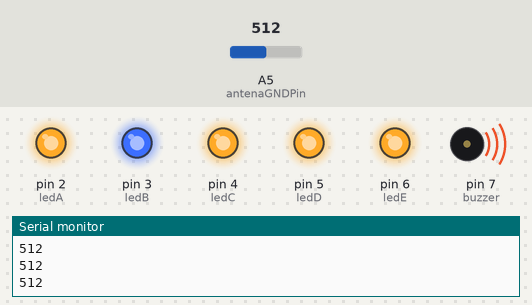
The sketch below on a simulated Arduino Uno, built with avr-gcc and run on an emulated ATmega328P. Parts: output pins drawn as LEDs (lit = HIGH), buzzer (waves = sounding), the last lines printed to the serial monitor. Inputs (shaded band) come from the test bench; at power-on: A5 (antenaGNDPin) = 512.

Above: at 0.9 s.
1.3 s: A5 (antenaGNDPin) set to 412
4.3 s: A5 (antenaGNDPin) set to 391
At 5.5 s:
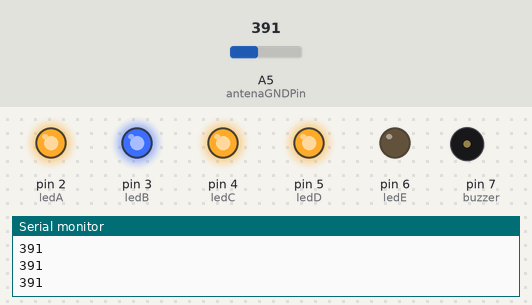
5.8 s: A5 (antenaGNDPin) set to 210
7.3 s: A5 (antenaGNDPin) set to 189
At 8.2 s:
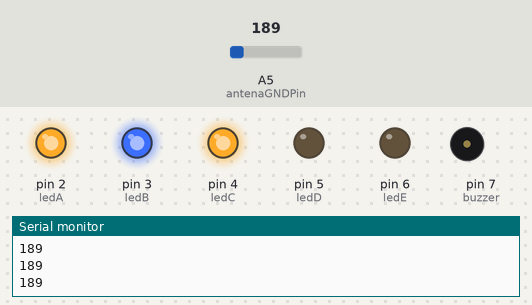
8.8 s: A5 (antenaGNDPin) set to 110
10.3 s: A5 (antenaGNDPin) set to 88
At 10.8 s:
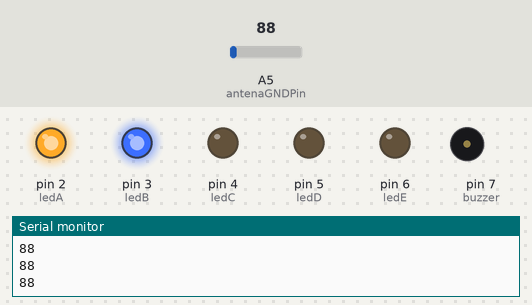
Timing chart, 0 to 12.8 s (numbered marks = the images above; inputs shaded):
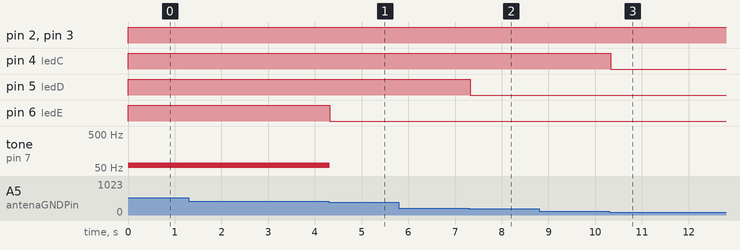

Measured:
- the behaviour switches between 400 and 399 on A5 (antenaGNDPin) (found by bisection; images 0 and 1)
- the behaviour switches between 200 and 199 on A5 (antenaGNDPin) (found by bisection; images 1 and 2)
- the behaviour switches between 100 and 99 on A5 (antenaGNDPin) (found by bisection; images 2 and 3)
- after the input at 4.3 s, pin 6 (ledE): HIGH → LOW at once; tone on pin 7 (buzzer): 60 Hz → silent at once
- after the input at 7.3 s, pin 5 (ledD): HIGH → LOW at once
- after the input at 10.3 s, pin 4 (ledC): HIGH → LOW at once

The sketch:

detector_emf.ino
```cpp
//Contante referente ao pino analógico 5 que fará a leitura da antena.
int const antenaGNDPin = 5;

//Constantes referentes aos pinos dos leds que exibem a intensidade da leitura.
int const ledA = 2;
int const ledB = 3;
int const ledC = 4;
int const ledD = 5;
int const ledE = 6;

//Contante referente ao pino digital do buzzer
int const buzzer = 7;

//Variável usada para armazenar o valor lido na antena.
int valorAntena = 0;


void setup() {
  //Definindo os pinos digitais dos leds e do buzzer como de saída
  pinMode(ledA,OUTPUT);
  pinMode(ledB,OUTPUT);
  pinMode(ledC,OUTPUT);
  pinMode(ledD,OUTPUT);
  pinMode(ledE,OUTPUT);

  pinMode(buzzer,OUTPUT);

  //Iniciando o serial monitor
  Serial.begin(9600);
}


void loop() {

  //Lendo o campo eletromagnético captado pela antena que vai de 0 até 1023.
  valorAntena = analogRead(antenaGNDPin);

  //Apagando todos os leds
  digitalWrite(ledA,LOW);
  digitalWrite(ledB,LOW);
  digitalWrite(ledC,LOW);
  digitalWrite(ledD,LOW);
  digitalWrite(ledE,LOW);

  //Acendendo leds de acordo com a intensidade do campo eletromagnético detectado pela antena.
  if (valorAntena >= 0) {
    digitalWrite(ledA,HIGH);
  }

  if (valorAntena >= 30) {
    digitalWrite(ledB,HIGH);
  }

  if (valorAntena >= 100) {
    digitalWrite(ledC,HIGH);
  }

  if (valorAntena >= 200) {
    digitalWrite(ledD,HIGH);
  }

  if (valorAntena >= 400) {
    digitalWrite(ledE,HIGH);
    tone(buzzer,60);
  }

  //Exibindo o valor da antena no serial monitor.
  Serial.println(valorAntena);
  delay(100);
  noTone(buzzer);
}
```
